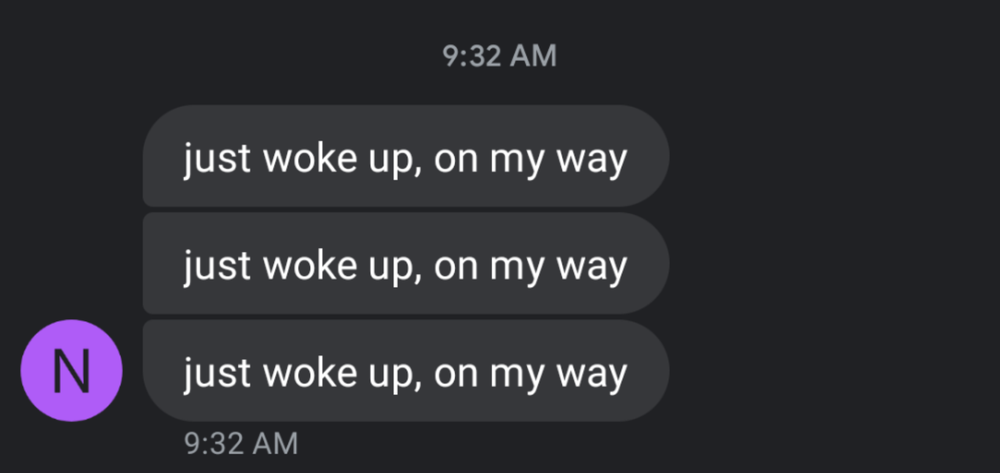
#> input picture assets/TestImage1.png, 1000 x 473 px, shrunk from 2048 x 969 before the run
$ python 'Image Scrambler.py'
#> lines starting #> are read from the running program, lines starting #| are printed output that depends on the picture
### CommonAndUI.py
#loadBar from Tyler Luedtke https://www.youtube.com/watch?v=MtYOrIwW1FQ
def loadBar(iteration, total, prefix='', suffix='', decimals=1,length=100, fill='>'):
    #this lihne might be wront
    percent = ('{0:.' + str(decimals) + 'f}').format(100 * (iteration/float(total)))
    filledLength = int(length * iteration // total)
    bar = fill * filledLength + "-" * (length - filledLength)
    print(f'\r{prefix} |{bar}| {percent}% {suffix}', end= '\r')
    if iteration == total:
        print()

### assets/Image Scrambler.py
from random import randint
from PIL import Image
from CommonAndUI import loadBar

with Image.open("TestImage1.png") as im:
#> im is the input picture: PIL image 1000x473 RGBA; mean R, G, B, A 46.5, 46.2, 51.5, 255
    width, height = im.size
#> width = 1000; height = 473
    im.show()

#negative
'''
for i in range(width):
    for j in range(height):
        pixel = im.getpixel( (i, j) )
        im.putpixel( (i, j), (255-pixel[0], 255-pixel[1], 255-pixel[2]))
'''

for i in range(width):
    #print("Row", i, "is done")
    for j in range(height):
        pixel = im.getpixel( (i, j) )
        randomized_pixel = []
        for h in range(3):
            random_value = randint(-255,255)
            while pixel[h] + random_value < 255 and pixel[h] + random_value > 0:
                random_value = randint(-255, 255)
            randomized_pixel.append(pixel[h] + random_value)
        randomized_pixel = tuple(randomized_pixel)
        im.putpixel( (i, j), randomized_pixel )
    loadBar(iteration=i, total = width)
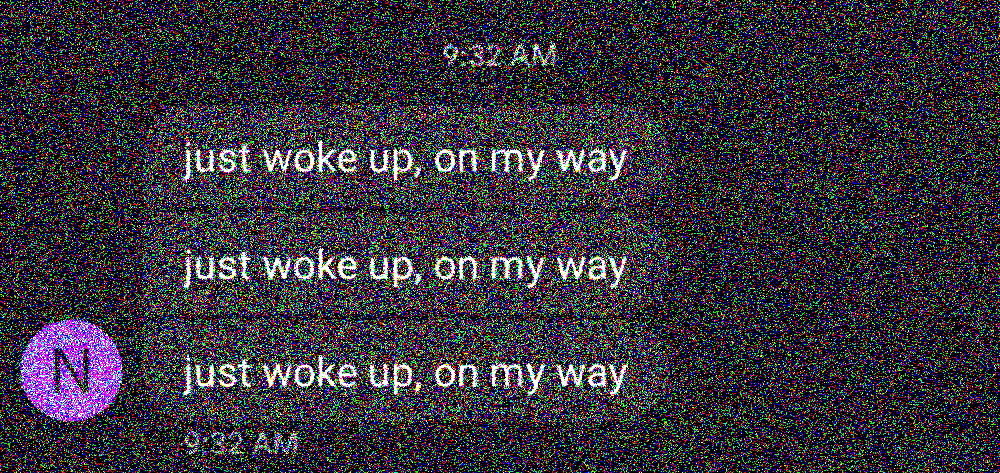
#> im: PIL image 1000x473 RGBA; mean R, G, B, A 47.1, 46.8, 52.1, 255


#save image to unknown location
#im.save('simplePixel.png')

#pulls up image in default photo app
im.show()
